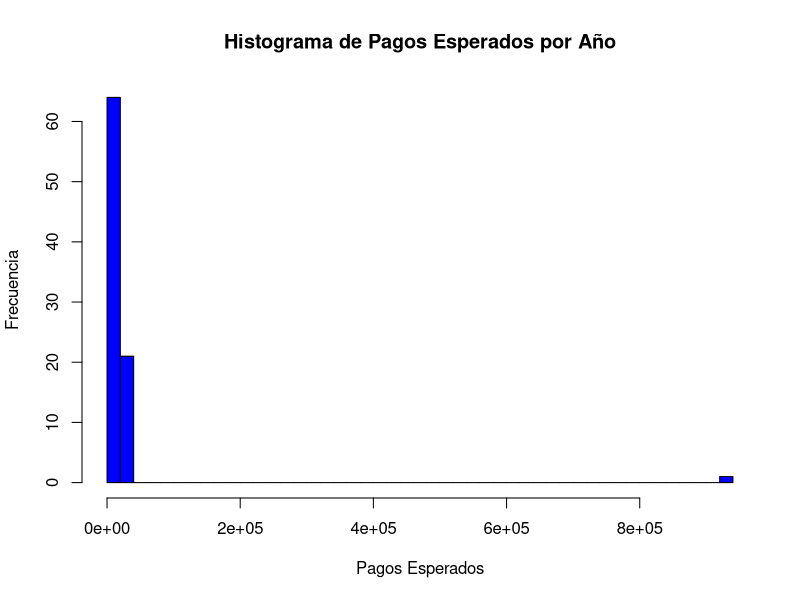
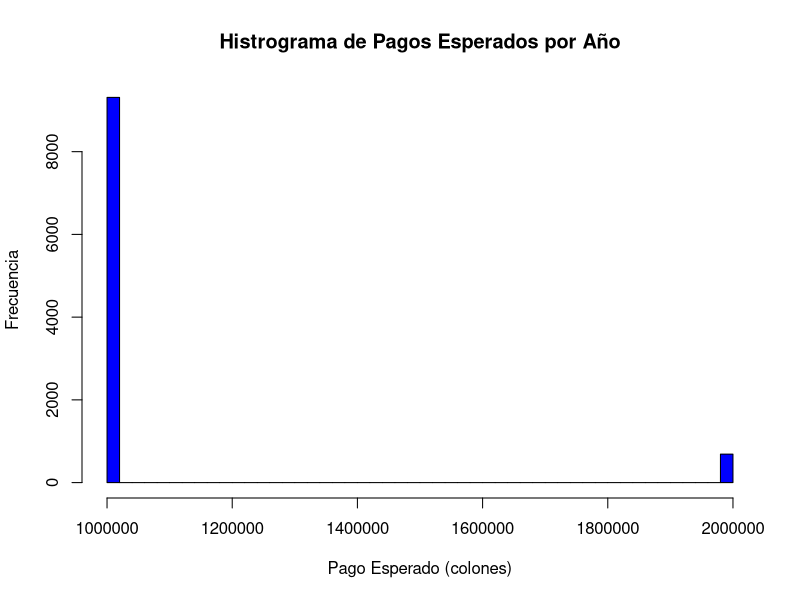

These figures' R source, in order:
#-----------------------Ejercicio 5---------------------------------------------
library(readxl)
library(dplyr)

tabla_vida <- read_excel("tavid2000-2150.xls",
                         col_types = c("numeric", "numeric", "numeric", 
                         "numeric", "numeric", "numeric", "numeric"))

#Se filtra la base de datos para obtener los datos de un hombre nacido en 1994 
#con edades mayor o igual a 30

datos <- subset(tabla_vida, sex == 1 & ynac == 1994 & edad >=30, select = c(edad,qx))

#Se crea una función que obtiene las probabilidades de sobrevivencia

px <- 1- datos$qx

#Se añaden las probabilidades de sobrevivencia a la base datos
datos$px <- px

#Se crea una función que obtiene n_p_30
n_p_30 <- c(0)

n_p_30_function <- function(px) {

  for (i in 1:length(px)) {
    resultado <-1
    for(j in 1: i){
      resultado <- resultado*px[j]
    }
    
    n_p_30[i] <- resultado
  }
  
  return(n_p_30)
}

n_p_30 <- n_p_30_function(px)

datos$n_p_30 <- n_p_30 

suma_asegurada_1 <- 10^6
suma_asegurada_2 <- 2*10^6


#----- Método determinista-----------------------------------------------------|

#se calculan los pagos esperados para cada año
qx<- datos$qx
pago_esperado <- c(0)
pago_esperado[1] <- suma_asegurada_2*qx[1]

#caso fallecimiento antes de los 60 años
for (i in 2: 29 ) {
    pago_esperado[i] <- suma_asegurada_2*n_p_30[i-1]*qx[i]
}

#caso sobrevive a los 60 años

pago_esperado[30] <-suma_asegurada_1*n_p_30[30]

#caso fallecimiento después de los 60 años

for (i in 1: (length(px)-30)) {
  pago_esperado[30+i] <- suma_asegurada_1*n_p_30[30+i-1]*qx[30+i]
}

datos$"Pago Esperado" <- pago_esperado
 

hist(pago_esperado, breaks = 50, col = "blue", main = "Histograma de Pagos Esperados por Año",
     xlab = "Pagos Esperados", ylab = "Frecuencia") 
 

#--------------------MCMC---------------------------------|   

#Se simulan diversas trayectorias de vida de la persona
set.seed(2901)
iteraciones=10^4
n=length(px)
pago <-rep(0,iteraciones)
for(i in c(1:iteraciones)){
  U<-runif(n) #se toman como probabilidades de muerte
  t=1
  cont=1
  while(t==1){
    if(U[cont]<px[cont]){cont<-cont+1
    } else{t<-0}
  }
   año_fallecimiento <- cont-1
  
   if(año_fallecimiento < 30) {
     pago[i]<-suma_asegurada_2
   } else {
     pago[i] <- suma_asegurada_1
   }
}

hist(pago, breaks = 50, col = "blue", main = "Histrograma de Pagos Esperados por Año",
     xlab = "Pago Esperado (colones)", ylab = "Frecuencia")


#Los pagos esperados mediante el método determinista y el MCMC muestran distribuciones
#muy similares
